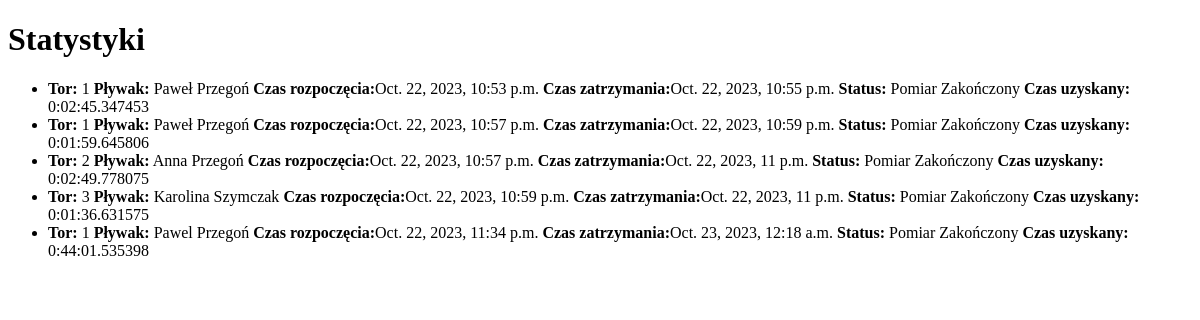
/statistics/, run on an earlier commit of the app's database.
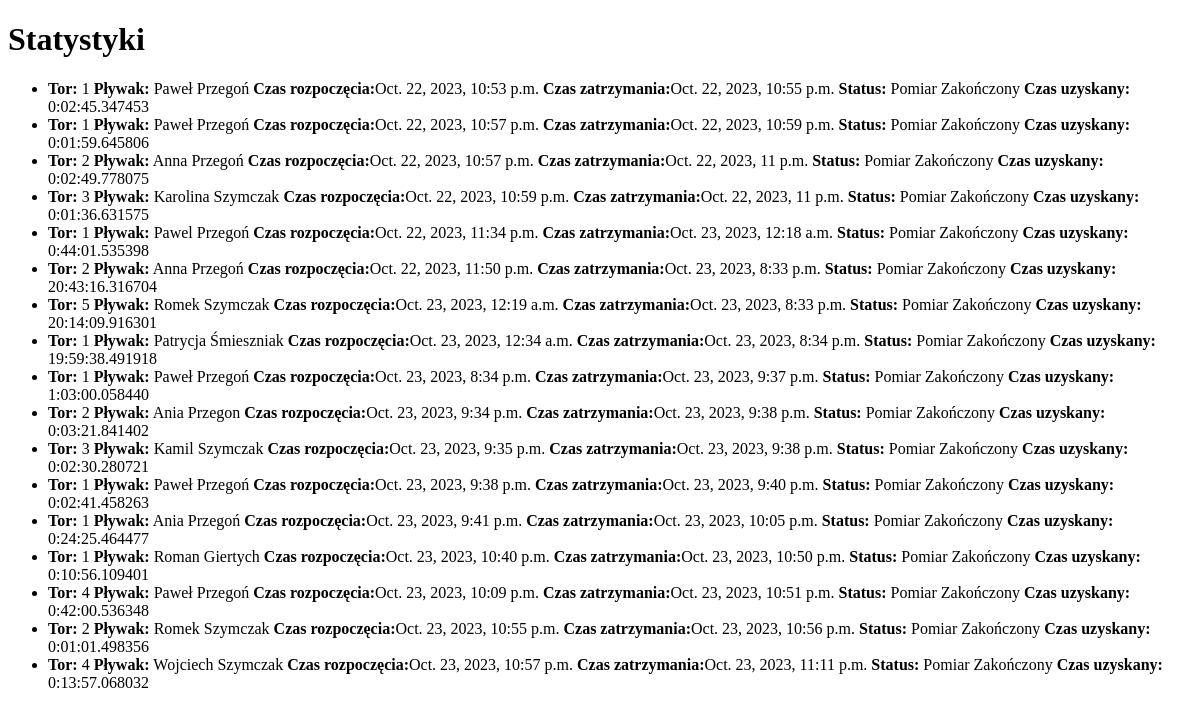
And on a later commit of the database.
### tracking/models.py (models this page shows)
class TrackHistory(models.Model):
    swimmer = models.CharField(max_length=100)
    track = models.PositiveIntegerField()
    start_time = models.DateTimeField()
    status = models.CharField(max_length=20)
    stop_time = models.DateTimeField()
    time = models.DurationField()

### tracking/views.py (the view)
# urls.py: path('statistics/', views.TrackStatisticsView.as_view(), name='statistics'),
class TrackStatisticsView(ListView):
    model = TrackHistory
    context_object_name = 'tracks'
    template_name = "tracking/statistics.html"

### tracking/templates/tracking/statistics.html (shortened to what this page needs)
<!DOCTYPE html>
<html lang="en">
<head>
</head>
<body>
    <h1>Statystyki</h1>
    <ul>
        {% for track in tracks %}
        <li>
            <strong>Tor:</strong> {{ track.track }}
            <strong>Pływak:</strong>  {{ track.swimmer }}
            <strong>Czas rozpoczęcia:</strong>{{ track.start_time }}
            <strong>Czas zatrzymania:</strong>{{ track.stop_time }}
            <strong>Status:</strong> {{ track.status }}
            <strong>Czas uzyskany:</strong> {{ track.time }}
        </li>
        {% endfor %}
    </ul>
</body>
</html>

What changed in the data, as far as the page shows it:
added TrackHistory: track "2", swimmer "Anna Przegoń", start_time "Oct. 22, 2023, 11:50 p.m.", stop_time "Oct. 23, 2023, 8:33 p.m.", status "Pomiar Zakończony", time "20:43:16.316704"
added TrackHistory: track "5", swimmer "Romek Szymczak", start_time "Oct. 23, 2023, 12:19 a.m.", stop_time "Oct. 23, 2023, 8:33 p.m.", status "Pomiar Zakończony", time "20:14:09.916301"
added TrackHistory: track "1", swimmer "Patrycja Śmieszniak", start_time "Oct. 23, 2023, 12:34 a.m.", stop_time "Oct. 23, 2023, 8:34 p.m.", status "Pomiar Zakończony", time "19:59:38.491918"
added TrackHistory: track "1", swimmer "Paweł Przegoń", start_time "Oct. 23, 2023, 8:34 p.m.", stop_time "Oct. 23, 2023, 9:37 p.m.", status "Pomiar Zakończony", time "1:03:00.058440"
added TrackHistory: track "2", swimmer "Ania Przegon", start_time "Oct. 23, 2023, 9:34 p.m.", stop_time "Oct. 23, 2023, 9:38 p.m.", status "Pomiar Zakończony", time "0:03:21.841402"
added TrackHistory: track "3", swimmer "Kamil Szymczak", start_time "Oct. 23, 2023, 9:35 p.m.", stop_time "Oct. 23, 2023, 9:38 p.m.", status "Pomiar Zakończony", time "0:02:30.280721"
added TrackHistory: track "1", swimmer "Paweł Przegoń", start_time "Oct. 23, 2023, 9:38 p.m.", stop_time "Oct. 23, 2023, 9:40 p.m.", status "Pomiar Zakończony", time "0:02:41.458263"
added TrackHistory: track "1", swimmer "Ania Przegoń", start_time "Oct. 23, 2023, 9:41 p.m.", stop_time "Oct. 23, 2023, 10:05 p.m.", status "Pomiar Zakończony", time "0:24:25.464477"
added TrackHistory: track "1", swimmer "Roman Giertych", start_time "Oct. 23, 2023, 10:40 p.m.", stop_time "Oct. 23, 2023, 10:50 p.m.", status "Pomiar Zakończony", time "0:10:56.109401"
added TrackHistory: track "4", swimmer "Paweł Przegoń", start_time "Oct. 23, 2023, 10:09 p.m.", stop_time "Oct. 23, 2023, 10:51 p.m.", status "Pomiar Zakończony", time "0:42:00.536348"
added TrackHistory: track "2", swimmer "Romek Szymczak", start_time "Oct. 23, 2023, 10:55 p.m.", stop_time "Oct. 23, 2023, 10:56 p.m.", status "Pomiar Zakończony", time "0:01:01.498356"
added TrackHistory: track "4", swimmer "Wojciech Szymczak", start_time "Oct. 23, 2023, 10:57 p.m.", stop_time "Oct. 23, 2023, 11:11 p.m.", status "Pomiar Zakończony", time "0:13:57.068032"
